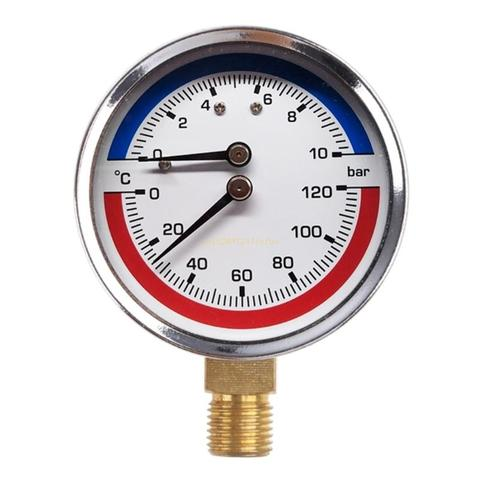
#> input picture test/5.jpg, 480 x 480 px, found by its file name
$ python 4.2.py
#> lines starting #> are read from the running program, lines starting #| are printed output that depends on the picture; after the words box and inside, x2 and y2 are one past the last pixel; in counts of white or black regions, pixels touching at a corner belong together
import cv2
import numpy as np
import math

img=g=cv2.imread("/home/rodion/yuliia0/aboba/test/5.jpg")
#> img is the input picture: shape (480, 480, 3); mean B, G, R 213.9, 212.8, 219
'''cv2.imshow("original", img)'''

"""початок знаходження кола"""
img = cv2.cvtColor(img, cv2.COLOR_BGR2GRAY)
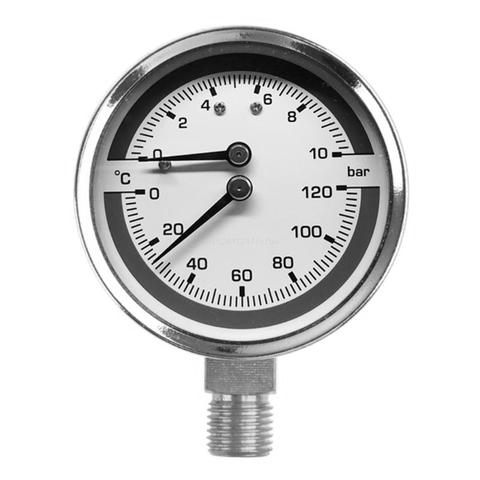
#> img: shape (480, 480); min 0, max 255, mean 214.8
rows = img.shape[0]
#> rows = 480
if rows >231:
    circles = cv2.HoughCircles(img, cv2.HOUGH_GRADIENT, 1, rows / 8, param1=100, param2=32, minRadius=96, maxRadius=130)
#> circles = [[240.5, 190.5, 119.4]]
else:
    circles = cv2.HoughCircles(img, cv2.HOUGH_GRADIENT, 1, rows / 8, param1=100, param2=30, minRadius=75, maxRadius=85)


drawing = np.zeros((img.shape[0], img.shape[1], 3), dtype=np.uint8)
for i in circles[0, :]:
  x=int(i[0])
  y=int(i[1])
  r=int(i[2])
  d=2*r
  cv2.circle(drawing, (x, y), r, (0, 0, 255), 2)
#> this loop made 1 pass
#> (i, x, y, r, d) on pass 1: ([240.5, 190.5, 119.4], 240, 190, 119, 238)
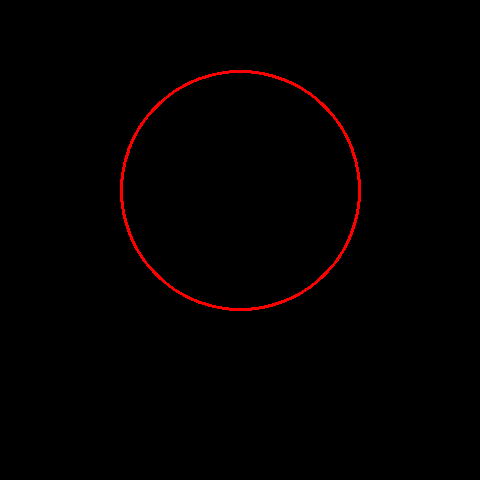
#> drawing: shape (480, 480, 3); mean of channels 0, 1, 2 0, 0, 2.5; drawn as B, G, R
"""кінець кола"""

"""перевірка рамки"""
x=g.shape[0]
#> x = 480
y=g.shape[1]
#> y = 480
ramax=x-d
#> ramax = 242
ramay=y-d
#> ramay = 242
if ramax and ramay >36:
   rama=15
else:
   rama=0
"""рамки є"""

"""обрізка, квадрат"""
canny= cv2.Canny(drawing, 60, 60 * 2)
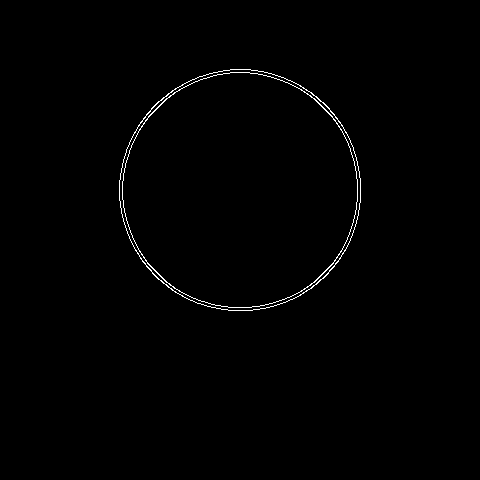
#> canny: shape (480, 480); 0.68% white in thin lines or dots, all inside (x1, y1, x2, y2) = (119, 69, 361, 311)
contours, hierarchy = cv2.findContours(canny, cv2.RETR_TREE, cv2.CHAIN_APPROX_SIMPLE)
#> contours = 4 contours; box (x1, y1, x2, y2) and area: (119, 69, 361, 311) 45634, (119, 69, 361, 311) 45524, (122, 72, 358, 308) 43376, (122, 72, 358, 308) 43262

boundRect = [None]*len(contours)
#> boundRect = 4 items
for i, c in enumerate(contours):
    boundRect[i] = cv2.boundingRect(cv2.approxPolyDP(c, 3, True))
#> this loop made 4 passes
#> after the loop, boundRect = [(119, 69, 242, 242), (119, 69, 242, 242), (122, 72, 236, 236), (122, 72, 236, 236)]
for i in range(len(contours)):
    cv2.rectangle(drawing, (int(boundRect[i][0]), int(boundRect[i][1])), (int(boundRect[i][0]+boundRect[i][2]),
    int(boundRect[i][1]+boundRect[i][3])), (100,10,40), 2)
    crop = g[(int(boundRect[i][1])-rama):(int(boundRect[i][1]+boundRect[i][3]+rama)), (int(boundRect[i][0])-rama):(int(boundRect[i][0]+boundRect[i][2])+rama)]
    cv2.imshow("Area",crop )
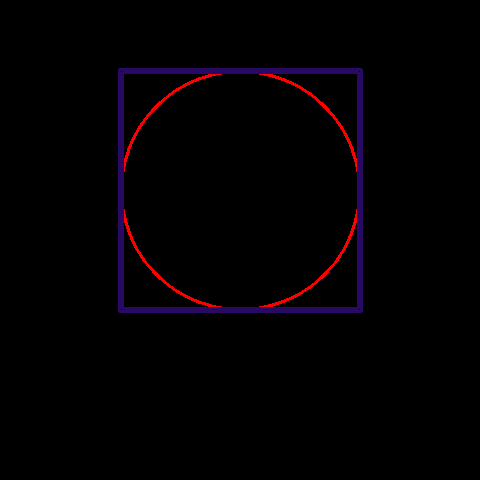
#> drawing: shape (480, 480, 3); 2.49% of pixels changed, all inside (x1, y1, x2, y2) = (118, 68, 363, 313); drawn as B, G, R
"""кінець квадрат"""

gray_crop=cv2.cvtColor(crop, cv2.COLOR_BGR2GRAY)
gray_crop = cv2.GaussianBlur(gray_crop, (5, 5),0)
image = cv2.Canny(gray_crop, 250, 350, 20)
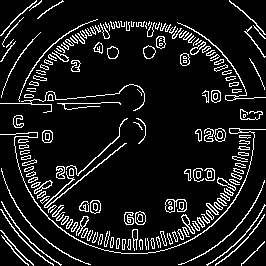
#> image: shape (266, 266); 10.5% white in thin lines or dots
cv2.imshow("i",image )
minLineLength=200
maxlineGap=20
lines=cv2.HoughLinesP(image,1,np.pi/180,30,minLineLength,maxlineGap)
#> lines = [[44, 205, 72, 179], [57, 103, 100, 103], [70, 187, 110, 155], [98, 156, 119, 135], [58, 99, 119, 93], [77, 175, 110, 143], [121, 253, 147, 253], [31, 104, 51, 104], [239, 129, 265, 129]]


def getcontours(crop,th1):
    contours, hierarchy= cv2.findContours(crop, cv2.RETR_EXTERNAL, cv2.CHAIN_APPROX_SIMPLE)

    for contour in contours:
         area= cv2.contourArea(contour)

         if area>1000:
             cv2.drawContours(th1, contours, -1, (0,255,0), 3)

             peri=cv2.arcLength(contour, True)

             approx=cv2.approxPolyDP(contour, 0.02*peri, True)

             objcor=len(approx)
             x, y, w, h = cv2.boundingRect(approx)

             if objcor ==7:

                 cv2.rectangle(th1,(x,y),(x+w,y+h), (255,0,0),2)

                 startpoint= (approx[0][0][0],approx[0][0][1])
                 endpoint=(int((approx[3][0][0]+approx[4][0][0])/2),int((approx[3][0][1]+approx[4][0][1])/2))

                 slope=(startpoint[0]-endpoint[0])/(startpoint[1]-endpoint[1])
                 angle= math.degrees(math.atan(slope))
                 print(angle)
                 font= cv2.FONT_HERSHEY_SIMPLEX
                 cv2.putText(th1, 'angle= '+str(angle), (50,50), font, 1, (224,0,0), 2)
             else:
                 pass


while True:
    blur=cv2.GaussianBlur(crop, (5,5), 0)
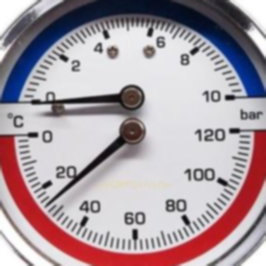
#> blur: shape (266, 266, 3); mean B, G, R 163, 155.8, 170.5
    hsv=cv2.cvtColor(blur,cv2.COLOR_BGR2HSV)
#> hsv: shape (266, 266, 3); mean H, S, V 121.2, 46, 178

    lower_red=np.array([0,100,100])
    upper_red=np.array([10,255,255])
    mask=cv2.inRange(hsv,lower_red, upper_red)
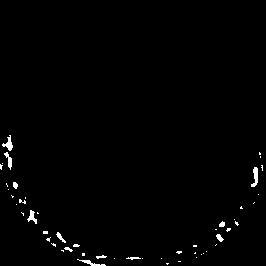
#> mask: shape (266, 266); 1.1% white; 51 white regions (39 under 20 px)

    result= cv2.bitwise_and(crop, crop, mask=mask)

    ab,th1=cv2.threshold(result, 130,255, cv2.THRESH_BINARY)
    th1=cv2.erode(th1,None, iterations=2)
    th1=cv2.dilate(th1, None, iterations=2)

    getcontours(mask,th1)
#> in getcontours, `contours, hierarchy= cv2.findContours(crop, cv2.RETR_EXTERNAL, cv2.CHA..`: contours = 51 contours, 44 with area under 20; largest, box (x1, y1, x2, y2) and area: (251, 167, 258, 187) 58, (2, 135, 13, 151) 56, (27, 210, 37, 224) 45, (4, 152, 12, 170) 42, (77, 259, 106, 266) 36, (56, 232, 66, 243) 27, (216, 234, 224, 242) 26
#> the loop in getcontours, `for contour in contours:` made 51 passes
#> area on passes 3, 23, 24, 33, 44, 50, 51: 35.5, 26.5, 27, 45, 58.5, 41.5, 56

    cv2.imshow('th1', th1)
    cv2.imshow("frame", crop)
    cv2.waitKey(0)

'''crop_x=crop.shape[0]
crop_y=crop.shape[1]
print('crop x-',crop_x,'crop y- ',crop_y)
xcr=(crop_x/7)
ycr=(crop_y/9)*3
crop_x1=crop_x - xcr
crop_y1=crop_y - ycr
print('xcr-',xcr,'ycr- ',ycr)
print('crop_x1-',crop_x1,'crop_y1- ',crop_y1)
if lines is not None:
    for line in lines:
        x1,y1,x2,y2 = line[0]
        if xcr<x1<(crop_x1-20):
            if ycr<y1<crop_y1:
                dov=((y1-y2)**2+(x1-x2)**2)**0.5
                print("dov-", dov)
                cv2.line(crop,(x1,y1),(x2,y2),(0,255,0),2)
            else:
                print("y none")
        else:
            print("x none")
    cv2.imshow("show",crop)
else:
    print("biba")'''
